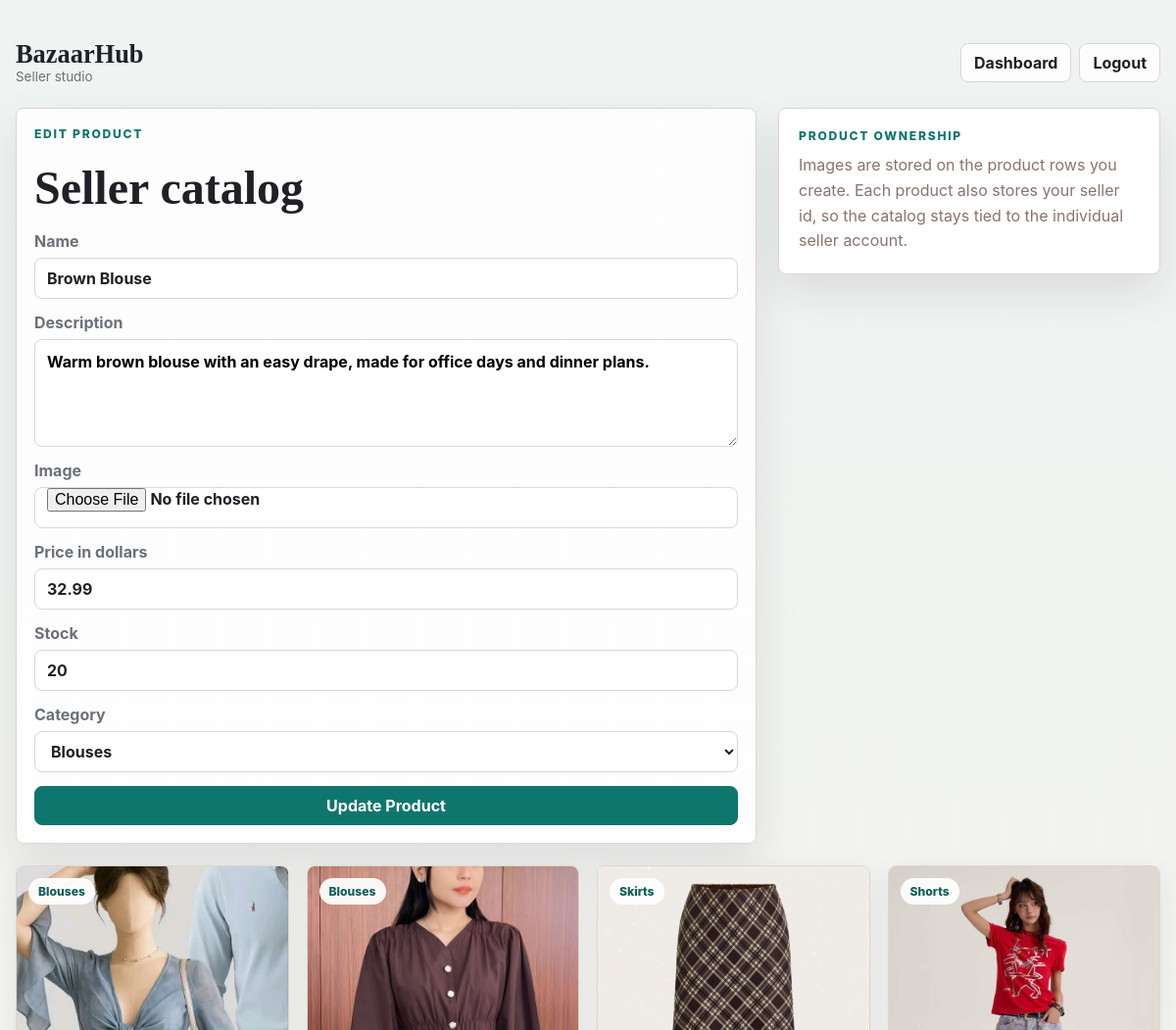
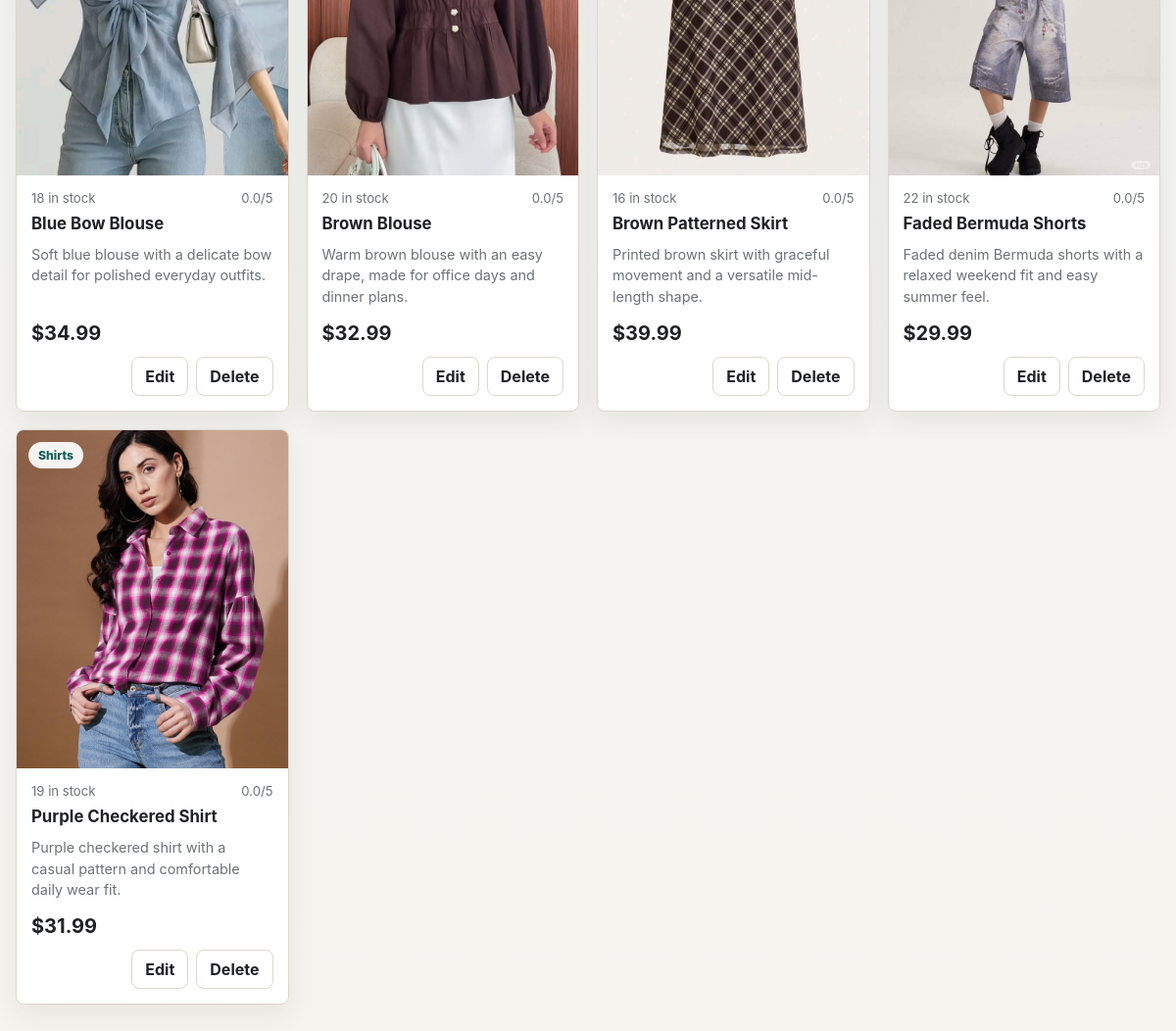
Screenshot of /seller/products.php?edit=3 (signed in) with the database file from the repository (2 pictures, top to bottom).
### tables this page shows
CREATE TABLE products (
    id INT AUTO_INCREMENT PRIMARY KEY,
    name VARCHAR(150) NOT NULL,
    description TEXT,
    image_url VARCHAR(255),
    price DECIMAL(10,2) NOT NULL,
    stock INT DEFAULT 0,
    category_id INT NOT NULL,
    seller_id INT NOT NULL,
    created_at TIMESTAMP DEFAULT CURRENT_TIMESTAMP,
    FOREIGN KEY (category_id) REFERENCES categories(id)
    ON DELETE CASCADE ON UPDATE CASCADE,
    FOREIGN KEY (seller_id) REFERENCES users(id)
    ON DELETE CASCADE ON UPDATE CASCADE
);

CREATE TABLE categories (
    id INT AUTO_INCREMENT PRIMARY KEY,
    name VARCHAR(100) UNIQUE NOT NULL
);

### seller/products.php (the view, shortened to what this page needs)
<?php
require_once '../db.php';
$seller_id = (int) $_SESSION['user_id'];
$categories = mysqli_query($conn, "SELECT id, name FROM categories ORDER BY name");
$edit_product = null;
if (isset($_GET['edit'])) {
    $edit_id = (int) $_GET['edit'];
    $stmt = mysqli_prepare($conn, "SELECT * FROM products WHERE id = ? AND seller_id = ?");
    mysqli_stmt_bind_param($stmt, "ii", $edit_id, $seller_id);
    mysqli_stmt_execute($stmt);
    $edit_product = mysqli_fetch_assoc(mysqli_stmt_get_result($stmt));
}
$stmt = mysqli_prepare($conn, "
    SELECT p.*, c.name AS category_name, COALESCE(AVG(r.rating), 0) AS avg_rating
    FROM products p
    JOIN categories c ON c.id = p.category_id
    LEFT JOIN reviews r ON r.product_id = p.id
    WHERE p.seller_id = ?
    GROUP BY p.id, c.name
    ORDER BY p.created_at DESC
");
mysqli_stmt_bind_param($stmt, "i", $seller_id);
mysqli_stmt_execute($stmt);
$products = mysqli_stmt_get_result($stmt);
?>
<!DOCTYPE html>
<html lang="en">
<head>
    <link rel="stylesheet" href="../assets/css/styles.css">
    <link rel="stylesheet" href="../assets/css/customer.css">
</head>
<body class="customer-page">
<main class="shop-shell">
    <nav class="shop-nav">
        <a class="shop-brand" href="dashboard.php"><strong>BazaarHub</strong><span>Seller studio</span></a>
        <div class="shop-links">
            <a class="shop-link" href="dashboard.php">Dashboard</a>
            <a class="shop-link" href="../logout.php">Logout</a>
        </div>
    </nav>
    <section class="checkout-layout">
        <form class="checkout-form shop-panel" method="POST" enctype="multipart/form-data">
            <p class="shop-kicker"><?= $edit_product ? 'Edit product' : 'Add product' ?></p>
            <h1 class="checkout-title">Seller catalog</h1>
            <label>Name <input class="shop-input" name="name" value="<?= htmlspecialchars($edit_product['name'] ?? '') ?>" required></label>
            <label>Description <textarea class="shop-textarea" name="description" required><?= htmlspecialchars($edit_product['description'] ?? '') ?></textarea></label>
            <label>Image <input class="shop-input" type="file" name="image" accept=".jpg,.jpeg,.png,.webp,.jfif"></label>
            <label>Price in dollars <input class="shop-input" type="number" step="0.01" min="0.01" name="price" value="<?= htmlspecialchars($edit_product['price'] ?? '') ?>" required></label>
            <label>Stock <input class="shop-input" type="number" min="0" name="stock" value="<?= htmlspecialchars($edit_product['stock'] ?? '10') ?>" required></label>
            <label>Category
                <select class="shop-select" name="category_id" required>
                    <?php while ($category = mysqli_fetch_assoc($categories)): ?>
                        <option value="<?= $category['id'] ?>" <?= (int) ($edit_product['category_id'] ?? 0) === (int) $category['id'] ? 'selected' : '' ?>><?= htmlspecialchars($category['name']) ?></option>
                    <?php endwhile; ?>
                </select>
            </label>
            <button class="shop-button shop-button--primary" name="save_product" type="submit"><?= $edit_product ? 'Update Product' : 'Add Product' ?></button>
        </form>
        <section class="checkout-summary">
            <p class="shop-kicker">Product ownership</p>
            <p class="muted-copy">Images are stored on the product rows you create. Each product also stores your seller id, so the catalog stays tied to the individual seller account.</p>
        </section>
    </section>
    <section class="product-grid">
        <?php while ($product = mysqli_fetch_assoc($products)): ?>
            <article class="product-card">
                <div class="product-card__image">
                    <img src="../<?= htmlspecialchars($product['image_url']) ?>" alt="<?= htmlspecialchars($product['name']) ?>">
                    <span class="product-chip"><?= htmlspecialchars($product['category_name']) ?></span>
                </div>
                <div class="product-card__body">
                    <div class="product-card__meta"><span><?= (int) $product['stock'] ?> in stock</span><span><?= number_format($product['avg_rating'], 1) ?>/5</span></div>
                    <h2><?= htmlspecialchars($product['name']) ?></h2>
                    <p class="product-desc"><?= htmlspecialchars($product['description']) ?></p>
                    <div class="product-card__footer">
                        <div class="product-price"><strong>$<?= number_format($product['price'], 2) ?></strong></div>
                        <div class="shop-links">
                            <a class="shop-link" href="products.php?edit=<?= $product['id'] ?>">Edit</a>
                            <form method="POST">
                                <button class="shop-button" name="delete_product" type="submit">Delete</button>
                            </form>
                        </div>
                    </div>
                </div>
            </article>
        <?php endwhile; ?>
    </section>
</main>
</body>
</html>

### assets/css/styles.css (style rules this page uses)
:root { --color-page: #fff8dc; --color-surface: #fffdf5; --color-surface-soft: #f5ead0; --color-border: #d3c0a3; --color-border-strong: #ab907b; --color-text: #674846; --color-text-muted: #8c726d; --color-primary: #674846; --color-primary-deep: #4f3734; --color-success: #6c8a5a; --color-shadow: rgba(103, 72, 70, 0.12); --color-glow: rgba(103, 72, 70, 0.16); --color-ring: rgba(103, 72, 70, 0.28); --gradient-blue: linear-gradient(135deg, #8b6b67 0%, #674846 100%); --shadow-card: 0 24px 60px rgba(103, 72, 70, 0.15); --shadow-soft: 0 14px 30px rgba(103, 72, 70, 0.08); --font-display: "Playfair Display", Georgia, serif; --font-body: "Inter", Arial, sans-serif; }
* { box-sizing: border-box; }
html { color-scheme: light; }
body { margin: 0; min-height: 100vh; display: flex; align-items: center; justify-content: center; background: var(--color-page); color: var(--color-text); font-family: var(--font-body); }
button, input { font: inherit; }
a { color: inherit; }
.muted-copy { margin: 0; color: var(--color-text-muted); line-height: 1.6; }

### rows the page displays
products: name "Brown Blouse", description "Warm brown blouse with an easy drape, made for office days and dinner plans.", price "32.99", stock "20", category_id "Blouses", image_url (picture), category.name "Blouses", avg_rating "0.0"
products: image_url (picture), category.name "Blouses", stock "18", avg_rating "0.0", name "Blue Bow Blouse", description "Soft blue blouse with a delicate bow detail for polished everyday outfits.", price "34.99"
products: image_url (picture), category.name "Skirts", stock "16", avg_rating "0.0", name "Brown Patterned Skirt", description "Printed brown skirt with graceful movement and a versatile mid-length shape.", price "39.99"
products: image_url (picture), category.name "Shorts", stock "22", avg_rating "0.0", name "Faded Bermuda Shorts", description "Faded denim Bermuda shorts with a relaxed weekend fit and easy summer feel.", price "29.99"
products: image_url (picture), category.name "Shirts", stock "19", avg_rating "0.0", name "Purple Checkered Shirt", description "Purple checkered shirt with a casual pattern and comfortable daily wear fit.", price "31.99"
